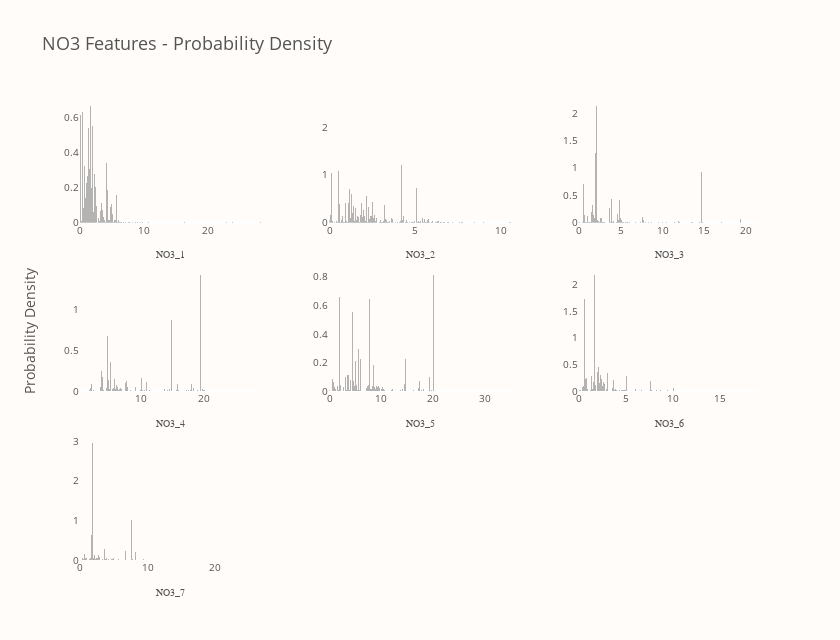

The code cell stored with this chart in its notebook:
### Code cell
no3_group = "NO3"
no3_vars = train.columns[train.columns.str.startswith(no3_group)]

fig = draw_dist_for_group(no3_group, no3_vars)
fig.show()

### Figure 1 — Plotly figure (JSON) as saved in the notebook; plotly's stock layout.template omitted (floating-point values rounded to 4 significant figures; data arrays with more than 128 entries replaced by an {"elided": "..."} marker saying what was removed)
{"data": [{"marker": {"color": "#6B6A6A", "line": {"width": 0}}, "name": "NO3_1", "opacity": 0.5, "showlegend": false, "type": "bar", "x": {"elided": "201 float values"}, "xaxis": "x", "y": {"elided": "200 float values"}, "yaxis": "y"}, {"marker": {"color": "#6B6A6A", "line": {"width": 0}}, "name": "NO3_2", "opacity": 0.5, "showlegend": false, "type": "bar", "x": {"elided": "201 float values"}, "xaxis": "x2", "y": {"elided": "200 float values"}, "yaxis": "y2"}, {"marker": {"color": "#6B6A6A", "line": {"width": 0}}, "name": "NO3_3", "opacity": 0.5, "showlegend": false, "type": "bar", "x": {"elided": "201 float values"}, "xaxis": "x3", "y": {"elided": "200 float values"}, "yaxis": "y3"}, {"marker": {"color": "#6B6A6A", "line": {"width": 0}}, "name": "NO3_4", "opacity": 0.5, "showlegend": false, "type": "bar", "x": {"elided": "201 float values"}, "xaxis": "x4", "y": {"elided": "200 float values"}, "yaxis": "y4"}, {"marker": {"color": "#6B6A6A", "line": {"width": 0}}, "name": "NO3_5", "opacity": 0.5, "showlegend": false, "type": "bar", "x": {"elided": "201 float values"}, "xaxis": "x5", "y": {"elided": "200 float values"}, "yaxis": "y5"}, {"marker": {"color": "#6B6A6A", "line": {"width": 0}}, "name": "NO3_6", "opacity": 0.5, "showlegend": false, "type": "bar", "x": {"elided": "201 float values"}, "xaxis": "x6", "y": {"elided": "200 float values"}, "yaxis": "y6"}, {"marker": {"color": "#6B6A6A", "line": {"width": 0}}, "name": "NO3_7", "opacity": 0.5, "showlegend": false, "type": "bar", "x": {"elided": "201 float values"}, "xaxis": "x7", "y": {"elided": "200 float values"}, "yaxis": "y7"}], "layout": {"annotations": [{"font": {"size": 14}, "showarrow": false, "text": "Probability Density", "textangle": -90, "x": 0, "xanchor": "right", "xref": "paper", "xshift": -40, "y": 0.5, "yanchor": "middle", "yref": "paper"}], "bargap": 0, "font": {"color": "#545454"}, "height": 640, "paper_bgcolor": "#FFFCFA", "plot_bgcolor": "#FFFCFA", "title": {"font": {"size": 18}, "text": "NO3 Features - Probability Density"}, "width": 840, "xaxis": {"anchor": "y", "domain": [0, 0.2667], "showgrid": false, "tickfont": {"size": 10}, "title": {"font": {"family": "Arial Black", "size": 10}, "text": "NO3_1"}}, "xaxis2": {"anchor": "y2", "domain": [0.3667, 0.6333], "showgrid": false, "tickfont": {"size": 10}, "title": {"font": {"family": "Arial Black", "size": 10}, "text": "NO3_2"}}, "xaxis3": {"anchor": "y3", "domain": [0.7333, 1], "showgrid": false, "tickfont": {"size": 10}, "title": {"font": {"family": "Arial Black", "size": 10}, "text": "NO3_3"}}, "xaxis4": {"anchor": "y4", "domain": [0, 0.2667], "showgrid": false, "tickfont": {"size": 10}, "title": {"font": {"family": "Arial Black", "size": 10}, "text": "NO3_4"}}, "xaxis5": {"anchor": "y5", "domain": [0.3667, 0.6333], "showgrid": false, "tickfont": {"size": 10}, "title": {"font": {"family": "Arial Black", "size": 10}, "text": "NO3_5"}}, "xaxis6": {"anchor": "y6", "domain": [0.7333, 1], "showgrid": false, "tickfont": {"size": 10}, "title": {"font": {"family": "Arial Black", "size": 10}, "text": "NO3_6"}}, "xaxis7": {"anchor": "y7", "domain": [0, 0.2667], "showgrid": false, "tickfont": {"size": 10}, "title": {"font": {"family": "Arial Black", "size": 10}, "text": "NO3_7"}}, "xaxis8": {"anchor": "y8", "domain": [0.3667, 0.6333]}, "xaxis9": {"anchor": "y9", "domain": [0.7333, 1]}, "yaxis": {"anchor": "x", "domain": [0.7333, 1], "showgrid": false, "tickfont": {"size": 10}}, "yaxis2": {"anchor": "x2", "domain": [0.7333, 1], "showgrid": false, "tickfont": {"size": 10}}, "yaxis3": {"anchor": "x3", "domain": [0.7333, 1], "showgrid": false, "tickfont": {"size": 10}}, "yaxis4": {"anchor": "x4", "domain": [0.3667, 0.6333], "showgrid": false, "tickfont": {"size": 10}}, "yaxis5": {"anchor": "x5", "domain": [0.3667, 0.6333], "showgrid": false, "tickfont": {"size": 10}}, "yaxis6": {"anchor": "x6", "domain": [0.3667, 0.6333], "showgrid": false, "tickfont": {"size": 10}}, "yaxis7": {"anchor": "x7", "domain": [0, 0.2667], "showgrid": false, "tickfont": {"size": 10}}, "yaxis8": {"anchor": "x8", "domain": [0, 0.2667]}, "yaxis9": {"anchor": "x9", "domain": [0, 0.2667]}}}
